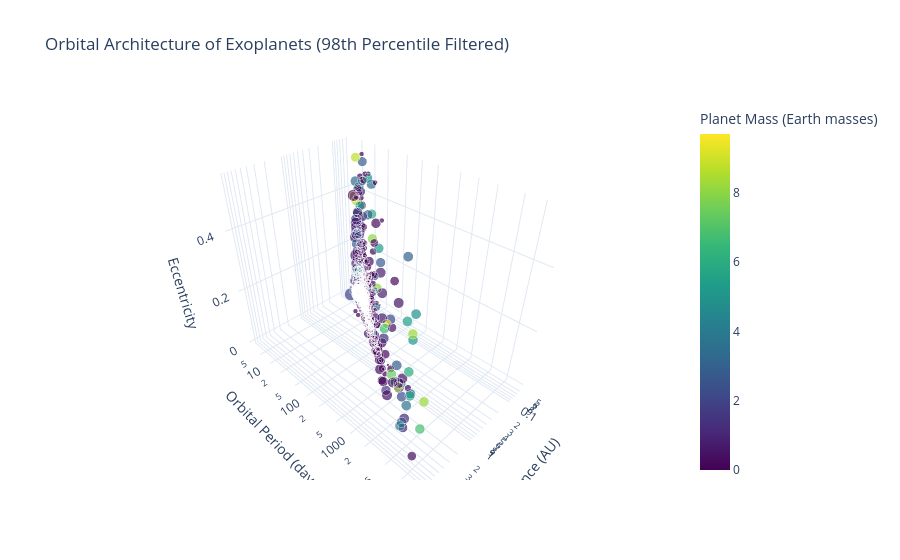

Notebook code cell kept with this figure:
### Markdown cell above
C'est juste des idées si on veut ajouter des graphs 3D

### Code cell
import plotly.express as px
import numpy as np

df_plot = df.dropna(subset=[
    "semi_major_axis", "period", "eccentricity", "mass", "radius"
]).copy()

# Filtrage initial large
df_plot = df_plot[
    (df_plot["semi_major_axis"] < 50) &
    (df_plot["mass"] < 10000)
]

# Filtrage par percentiles (on garde 98% des données)
period_upper = df_plot["period"].quantile(0.98)
ecc_upper = df_plot["eccentricity"].quantile(0.98)
mass_upper = df_plot["mass"].quantile(0.98)
sma_upper = df_plot["semi_major_axis"].quantile(0.98)

df_plot = df_plot[
    (df_plot["period"] < period_upper) &
    (df_plot["eccentricity"] < ecc_upper) &
    (df_plot["mass"] < mass_upper) &
    (df_plot["semi_major_axis"] < sma_upper) &
    (df_plot["semi_major_axis"] > 0.05)
]

print(f"Nombre de points après filtrage : {len(df_plot)}")
print(f"Période max: {df_plot['period'].max():.0f} jours")
print(f"Excentricité max: {df_plot['eccentricity'].max():.2f}")

df_plot["size"] = np.log1p(df_plot["radius"])

fig = px.scatter_3d(
    df_plot,
    x="semi_major_axis",
    y="period",
    z="eccentricity",
    color="mass",
    size="size",
    color_continuous_scale="viridis",
    log_x=True,
    log_y=True,
    opacity=0.7,
    hover_name="name",
    title="Orbital Architecture of Exoplanets (98th Percentile Filtered)",
    labels={
        "semi_major_axis": "Distance (AU)",
        "period": "Orbital Period (days)",
        "eccentricity": "Eccentricity",
        "mass": "Planet Mass (Earth masses)"
    }
)

fig.update_layout(
    scene=dict(
        xaxis=dict(showspikes=False),
        yaxis=dict(showspikes=False),
        zaxis=dict(showspikes=False)
    ),
    template="plotly_white"
)

fig.show()

### Figure 1 — Plotly figure (JSON) as saved in the notebook; plotly's stock layout.template omitted (floating-point values rounded to 4 significant figures; data arrays with more than 128 entries replaced by an {"elided": "..."} marker saying what was removed)
{"data": [{"hovertemplate": "<b>%{hovertext}</b><br><br>Distance (AU)=%{x}<br>Orbital Period (days)=%{y}<br>Eccentricity=%{z}<br>size=%{marker.size}<br>Planet Mass (Earth masses)=%{marker.color}<extra></extra>", "hovertext": {"elided": "680 str values"}, "legendgroup": "", "marker": {"color": {"elided": "680 float values"}, "coloraxis": "coloraxis", "opacity": 0.7, "size": {"elided": "680 float values"}, "sizemode": "area", "sizeref": 0.002816, "symbol": "circle"}, "mode": "markers", "name": "", "scene": "scene", "showlegend": false, "x": {"elided": "680 float values"}, "y": {"elided": "680 float values"}, "z": {"elided": "680 float values"}, "type": "scatter3d"}], "layout": {"scene": {"domain": {"x": [0.0, 1.0], "y": [0.0, 1.0]}, "xaxis": {"title": {"text": "Distance (AU)"}, "type": "log", "showspikes": false}, "yaxis": {"title": {"text": "Orbital Period (days)"}, "type": "log", "showspikes": false}, "zaxis": {"title": {"text": "Eccentricity"}, "showspikes": false}}, "coloraxis": {"colorbar": {"title": {"text": "Planet Mass (Earth masses)"}}, "colorscale": [[0.0, "#440154"], [0.1111, "#482878"], [0.2222, "#3e4989"], [0.3333, "#31688e"], [0.4444, "#26828e"], [0.5556, "#1f9e89"], [0.6667, "#35b779"], [0.7778, "#6ece58"], [0.8889, "#b5de2b"], [1.0, "#fde725"]]}, "legend": {"tracegroupgap": 0, "itemsizing": "constant"}, "title": {"text": "Orbital Architecture of Exoplanets (98th Percentile Filtered)"}}}
